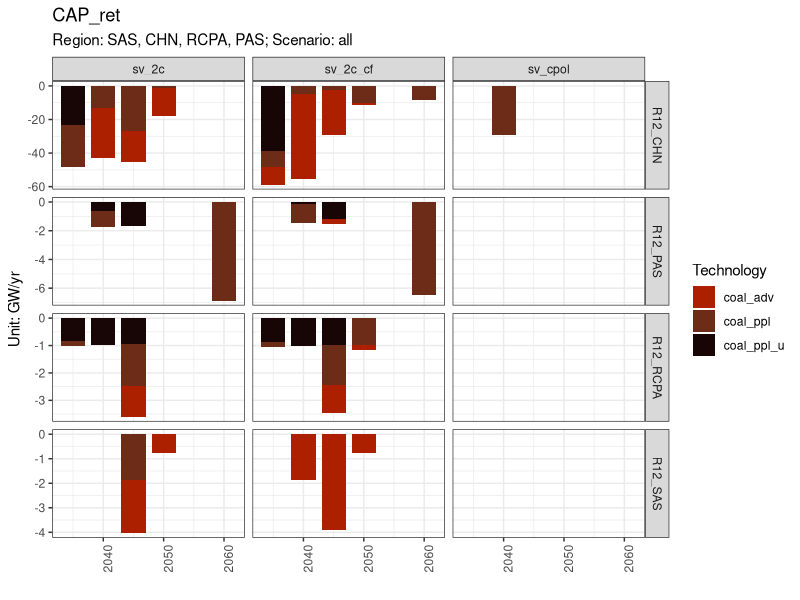
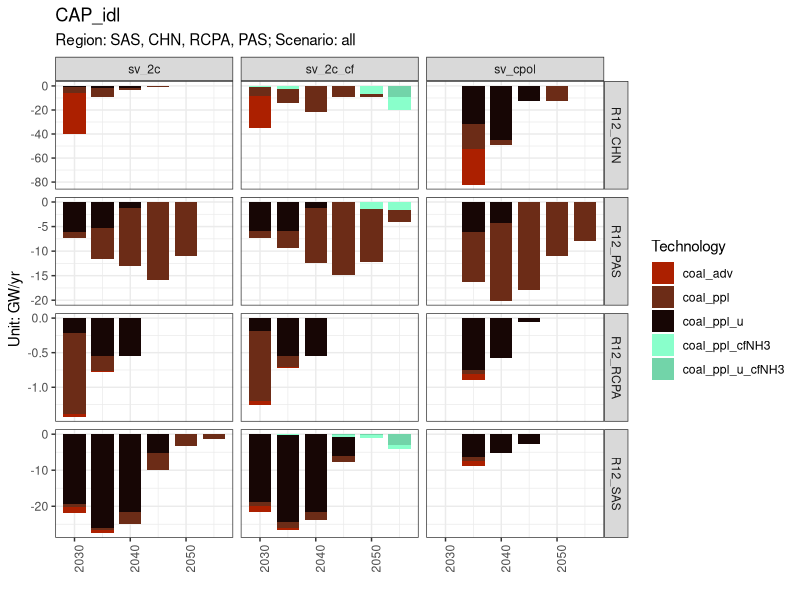
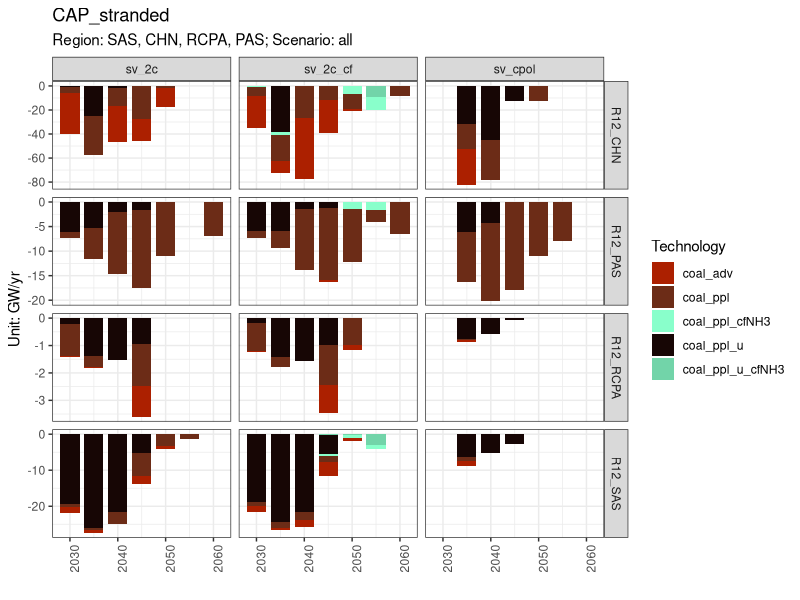
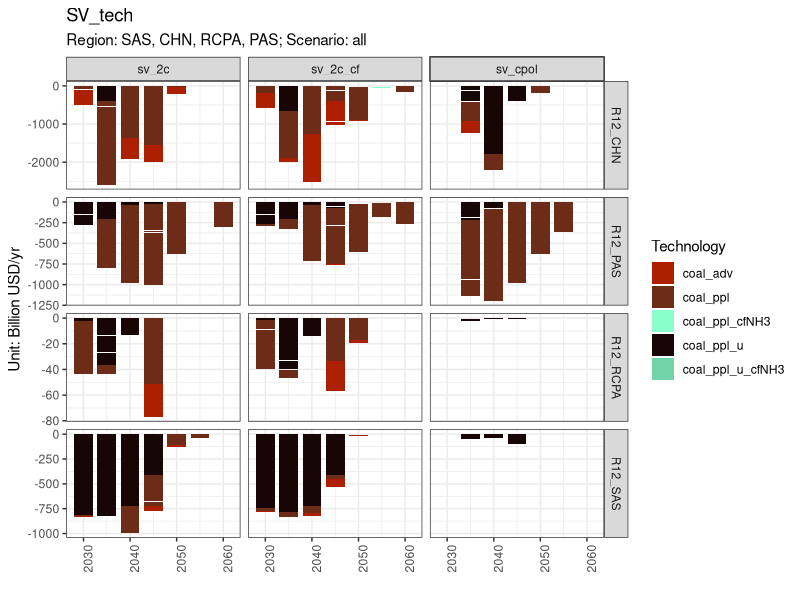
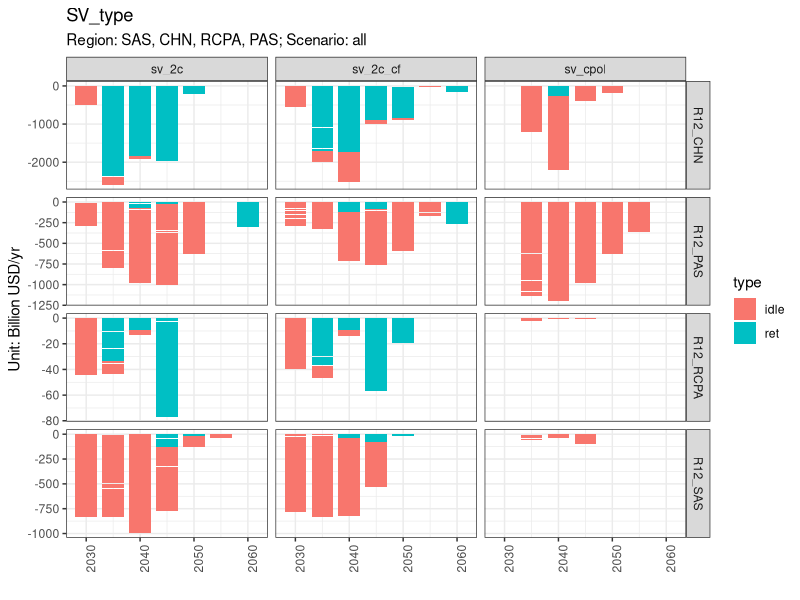
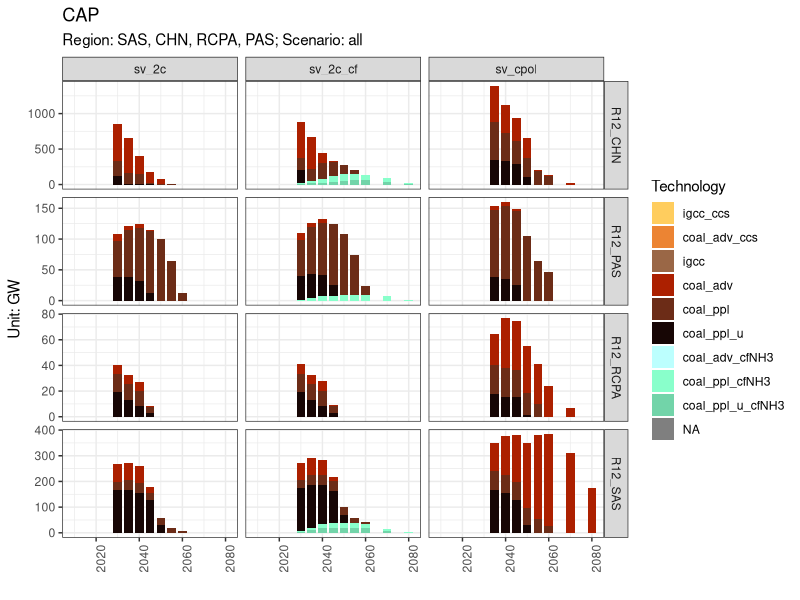
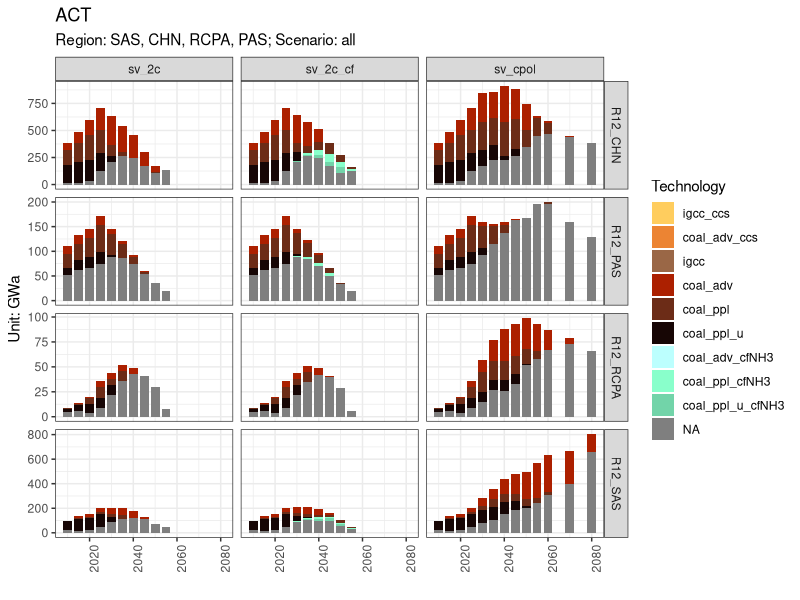

These figures' R source, in order:
library(ggplot2)
library(readr)
library(tidyr)
library(dplyr)

rm(list = ls(all = TRUE))
print(Sys.time())

# ---- Color code ----
color_code_scenario <- c(
  "1p5c" = "#00BFFF",
  "2c" = "#0000CD",
  "2c_rapid_phase" = "#aad4d4",
  # "2c_buffer_phase" = "#aad4d4",
  "2c_cf" = "#aad4d4",
  "cpol" = "grey"
)

color_code_coal <- c(
  "igcc_ccs" = "#ffcd5e",
  "coal_adv_ccs" = "#ec8433",
  "igcc" = "#9a6746",
  "coal_adv" = "#ac2000",
  "coal_ppl" = "#6c2c17",
  "coal_ppl_u" = "#170605",
  "coal_adv_cfNH3" = "#bcfffe",
  "coal_ppl_cfNH3" = "#89ffcb",
  "coal_ppl_u_cfNH3" = "#72d4a9"
)

tech_parent <- c(
  "igcc_ccs",
  "coal_adv_ccs",
  "igcc",
  "coal_adv",
  "coal_ppl",
  "coal_ppl_u"
)

# ---- Load csv ----
df <- read_csv("d_prep.csv")

# Show column names
colnames(df)[colnames(df) == "sc"] <- "Scenario"
colnames(df)[colnames(df) == "nl"] <- "Region"
colnames(df)[colnames(df) == "t"] <- "Technology"
colnames(df)[colnames(df) == "yv"] <- "Year_start"
colnames(df)[colnames(df) == "ya"] <- "Year"
colnames(df)[colnames(df) == "m"] <- "Mode"
colnames(df)[colnames(df) == "ACT"] <- "ACT"
colnames(df)[colnames(df) == "CAP"] <- "CAP"
colnames(df)[colnames(df) == "inv_cost"] <- "inv_cost"

df %>% filter(!((df$Mode == "M2") & (df$Technology %in% tech_parent))) -> df

# ---- Calculate CAP_ret ----
df$prox <- df$Year
df$value <- df$CAP
t <- df %>% select(
  "Scenario",
  "Region",
  "Technology",
  "Mode",
  "Year_start",
  "prox",
  "value"
)
t$Year_prox_act <- t$prox
t$prox <- t$prox - 5

d <- right_join(t, df, by = c(
  "Scenario",
  "Region",
  "Technology",
  "Mode",
  "Year_start",
  "prox"
))

d$CAP_retire <- ifelse(
  is.na(d$value.x) | is.na(d$value.y), NA, d$value.x - d$value.y
)
d$life_retire <- ifelse(
  is.na(d$Year) | d$Year_start == "hist" | is.na(d$Year_start),
  NA, d$Year - as.numeric(d$Year_start) + 5
)
d$life_actual <- ifelse(
  is.na(d$Year) | d$Year_start == "hist" | is.na(d$Year_start),
  NA, d$Year - as.numeric(d$Year_start)
)
d$life_expected <- 30

d %>% filter((d$CAP_retire < 0) & (d$Year >= 2010)) -> d_ret
d_ret$type <- "ret"

# ---- Plot CAP_ret ----
d_ret$Year <- d_ret$Year_prox_act
d_ret$CAP_stranded <- d_ret$CAP_retire
d_ret -> dp

dp$Technology %>% factor(levels = names(color_code_coal)) -> dp$Technology
dp$CAP_retire <- dp$CAP_retire / 5

plot_name <- "CAP_ret"
dp %>%
  ggplot() +
  theme_bw() +
  labs(
    title = plot_name,
    subtitle = "Region: SAS, CHN, RCPA, PAS; Scenario: all",
    x = "", y = "Unit: GW/yr"
  ) +
  geom_bar(
    data = dp, aes(y = CAP_retire, x = Year, fill = Technology),
    stat = "identity", position = "stack", width = 4
  ) +
  theme(axis.text.x = element_text(angle = 90, hjust = 1)) +
  facet_grid(vars(Region), vars(Scenario), scales = "free_y") +
  scale_fill_manual(values = color_code_coal) -> p

print(p)
ggsave(paste0(plot_name, ".png"), width = 9, height = 5, dpi = 330)

# ---- Plot CAP_idle ----
d %>% filter((d$CAP_retire >= 0) &
  (d$Year_start != "hist") &
  (d$CAP != 0)) -> d_idle
d_idle <- d_idle %>%
  mutate(idle_share = ifelse(
    (d_idle$ACT / d_idle$CAP - 0.85) > 0, 0,
    d_idle$ACT / d_idle$CAP - 0.85
  )) # The max capacity factor = 0.85

d_idle$CAP_idling <- d_idle$CAP * d_idle$idle_share
d_idle$CAP_stranded <- d_idle$CAP_idling
d_idle$type <- "idle"
d_idle -> dp

dp$Technology %>% factor(levels = names(color_code_coal)) -> dp$Technology
dp$CAP_idling <- dp$CAP_idling / 5

plot_name <- "CAP_idl"
dp %>%
  ggplot() +
  theme_bw() +
  labs(
    title = plot_name,
    subtitle = "Region: SAS, CHN, RCPA, PAS; Scenario: all",
    x = "", y = "Unit: GW/yr"
  ) +
  geom_bar(
    data = dp, aes(y = CAP_idling, x = Year, fill = Technology),
    stat = "identity", position = "stack", width = 4
  ) +
  theme(axis.text.x = element_text(angle = 90, hjust = 1)) +
  facet_grid(vars(Region), vars(Scenario), scales = "free_y") +
  scale_fill_manual(values = color_code_coal) -> p

print(p)
ggsave(paste0(plot_name, ".png"), width = 9, height = 5, dpi = 330)

# ---- Plot CAP_stranded ----
set <- c(
  "Scenario",
  "Region",
  "Technology",
  "Mode",
  "Year",
  "ACT",
  "type",
  "CAP",
  "CAP_stranded",
  "life_actual",
  "life_retire",
  "life_expected",
  "inv_cost"
)

t1 <- d_idle %>% select(set)
t2 <- d_ret %>% select(set)

d_sv <- rbind(t1, t2)
d_sv -> dp
dp$CAP_stranded <- dp$CAP_stranded / 5

plot_name <- "CAP_stranded"
dp %>%
  ggplot() +
  theme_bw() +
  labs(
    title = plot_name,
    subtitle = "Region: SAS, CHN, RCPA, PAS; Scenario: all",
    x = "", y = "Unit: GW/yr"
  ) +
  geom_bar(
    data = dp, aes(y = CAP_stranded, x = Year, fill = Technology),
    stat = "identity", position = "stack", width = 4
  ) +
  theme(axis.text.x = element_text(angle = 90, hjust = 1)) +
  facet_grid(vars(Region), vars(Scenario), scales = "free_y") +
  scale_fill_manual(values = color_code_coal) -> p

print(p)
ggsave(paste0(plot_name, ".png"), width = 9, height = 5, dpi = 330)

# ---- Calculate SV ----
d_sv <- d_sv %>%
  mutate(sv_share = ifelse((life_expected - life_retire) < 0, 1,
    (life_expected - life_retire) / life_expected
  ))
d_sv <- d_sv %>%
  mutate(idle_share = ifelse(type == "ret", 1,
    -(ACT / CAP - 0.85)
  ))
d_sv <- d_sv %>% # adjust investment cost for addon technologies
  mutate(Technology_parent = case_when(
    Technology == "coal_adv_cfNH3" ~ "coal_adv",
    Technology == "coal_ppl_cfNH3" ~ "coal_ppl",
    Technology == "coal_ppl_u_cfNH3" ~ "coal_ppl_u",
    TRUE ~ Technology
  ))
set <- c(
  "Scenario",
  "Region",
  "Technology",
  "Mode",
  "Year",
  "Technology_parent",
  "inv_cost"
)
d_sv <- d_sv %>%
  left_join(d_sv %>% select(set),
    by = c("Technology_parent" = "Technology"),
    suffix = c("", "_add")
  ) %>%
  mutate(inv_cost_all = case_when(
    Technology == "coal_ppl_cfNH3" ~ inv_cost + inv_cost_add,
    Technology == "coal_adv_cfNH3" ~ inv_cost + inv_cost_add,
    Technology == "coal_ppl_u_cfNH3" ~ inv_cost + inv_cost_add,
    TRUE ~ inv_cost
  )) %>%
  select(-ends_with("_add"))

d_sv$sv <- d_sv$sv_share * d_sv$inv_cost * d_sv$CAP_stranded * d_sv$idle_share

# ---- Plot SV ----
d_sv -> dp
dp$sv <- dp$sv / 5
dp$sv <- dp$sv / 1000

plot_name <- "SV_tech"
dp %>%
  ggplot() +
  theme_bw() +
  labs(
    title = plot_name,
    subtitle = "Region: SAS, CHN, RCPA, PAS; Scenario: all",
    x = "", y = "Unit: Billion USD/yr"
  ) +
  geom_bar(
    data = dp, aes(y = sv, x = Year, fill = Technology),
    stat = "identity", position = "stack", width = 4
  ) +
  theme(axis.text.x = element_text(angle = 90, hjust = 1)) +
  facet_grid(vars(Region), vars(Scenario), scales = "free_y") +
  scale_fill_manual(values = color_code_coal) -> p

print(p)
ggsave(paste0(plot_name, ".png"), width = 9, height = 5, dpi = 330)

plot_name <- "SV_type"
dp %>%
  ggplot() +
  theme_bw() +
  labs(
    title = plot_name,
    subtitle = "Region: SAS, CHN, RCPA, PAS; Scenario: all",
    x = "", y = "Unit: Billion USD/yr"
  ) +
  geom_bar(
    data = dp, aes(y = sv, x = Year, fill = type),
    stat = "identity", position = "stack", width = 4
  ) +
  theme(axis.text.x = element_text(angle = 90, hjust = 1)) +
  facet_grid(vars(Region), vars(Scenario), scales = "free_y") -> p

print(p)
ggsave(paste0(plot_name, ".png"), width = 9, height = 5, dpi = 330)

# ---- Plot CAP ----
d -> dp

dp$Technology %>% factor(levels = names(color_code_coal)) -> dp$Technology
dp %>% filter(dp$Year %in% c(
  "2010", "2015", "2020", "2025", "2030", "2035", "2040",
  "2045", "2050", "2055", "2060", "2070", "2080"
)) -> dp
plot_name <- "CAP"
dp %>%
  ggplot() +
  theme_bw() +
  labs(
    title = plot_name,
    subtitle = "Region: SAS, CHN, RCPA, PAS; Scenario: all",
    x = "", y = "Unit: GW"
  ) +
  geom_bar(
    data = dp, aes(y = CAP, x = Year, fill = Technology),
    stat = "identity", position = "stack", width = 4
  ) +
  theme(axis.text.x = element_text(angle = 90, hjust = 1)) +
  facet_grid(vars(Region), vars(Scenario), scales = "free_y") +
  scale_fill_manual(values = color_code_coal) -> p

print(p)
ggsave(paste0(plot_name, ".png"), width = 9, height = 5, dpi = 330)

# ---- Plot ACT ----
d -> dp

dp$Technology %>% factor(levels = names(color_code_coal)) -> dp$Technology
dp %>% filter(dp$Year %in% c(
  "2010", "2015", "2020", "2025", "2030", "2035", "2040",
  "2045", "2050", "2055", "2060", "2070", "2080"
)) -> dp

plot_name <- "ACT"
dp %>%
  ggplot() +
  theme_bw() +
  labs(
    title = plot_name,
    subtitle = "Region: SAS, CHN, RCPA, PAS; Scenario: all",
    x = "", y = "Unit: GWa"
  ) +
  geom_bar(
    data = dp, aes(y = ACT, x = Year, fill = Technology),
    stat = "identity", position = "stack", width = 4
  ) +
  theme(axis.text.x = element_text(angle = 90, hjust = 1)) +
  facet_grid(vars(Region), vars(Scenario), scales = "free_y") +
  scale_fill_manual(values = color_code_coal) -> p

print(p)
ggsave(paste0(plot_name, ".png"), width = 9, height = 5, dpi = 330)
